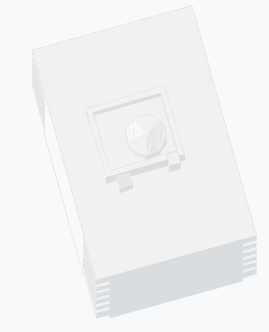
#> input picture f.png, 269 x 332 px
$ python ransac_main.py
#> lines starting #> are read from the running program, lines starting #| are printed output that depends on the picture
### Align.py
'''
Created on Apr 28, 2020

@author: thaih
'''
import numpy as np
from Ransac import *
import cv2
from Affine import *
def extract_SIFT(img):
    img_gray = cv2.cvtColor(img, cv2.COLOR_BGR2GRAY)
    sift = cv2.xfeatures2d.SIFT_create()
    kp, desc = sift.detectAndCompute(img_gray, None)
    kp = np.array([p.pt for p in kp]).T
    return kp, desc
def match_SIFT(descriptor_source, descriptor_target):
    bf = cv2.BFMatcher()
    matches = bf.knnMatch(descriptor_source, descriptor_target, k=2)
    pos = np.array([], dtype=np.int32).reshape((0, 2))
    matches_num = len(matches)
    for i in range(matches_num):
        if matches[i][0].distance <= 0.8 * matches[i][1].distance:
            temp = np.array([matches[i][0].queryIdx, matches[i][0].trainIdx])
            pos = np.vstack((pos, temp))
    return pos
def affine_matrix(s, t, pos):
    s = s[:, pos[:, 0]]
    t = t[:, pos[:, 1]]
    _, _, inliers = ransac_fit(s, t)
    s = s[:, inliers[0]]
    t = t[:, inliers[0]]
    A, t = estimate_affine(s, t)
    M = np.hstack((A, t))
    return M

### ransac_main.py
'''
Created on Apr 28, 2020

@author: thaih
'''
import numpy as np
import cv2
from Ransac import *
from Affine import *
from Align import *

img_source = cv2.imread("f.png")
#> img_source is the input picture: shape (332, 269, 3); mean B, G, R 243.5, 242.8, 242.1
img_target = cv2.imread("Raw_18.png")
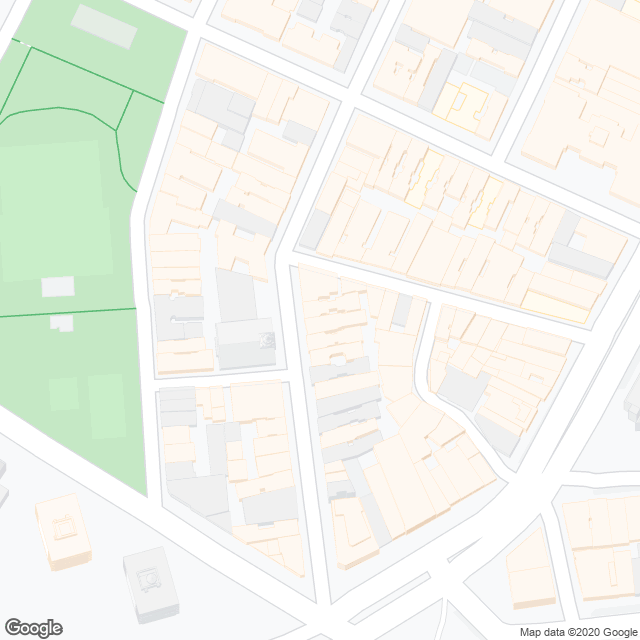
#> input picture Raw_18.png, 640 x 640 px
#> img_target is the input picture: shape (640, 640, 3); mean B, G, R 236.1, 244.3, 241
keypoint_source, descriptor_source = extract_SIFT(img_source)
#> in extract_SIFT, `kp, desc = sift.detectAndCompute(img_gray, None)`: kp = (); desc = None
#> in extract_SIFT, `kp = np.array([p.pt for p in kp]).T`: kp = empty array
#> keypoint_source = empty array
keypoint_target, descriptor_target = extract_SIFT(img_target)
#> in extract_SIFT (call 2), `img_gray = cv2.cvtColor(img, cv2.COLOR_BGR2GRAY)`:
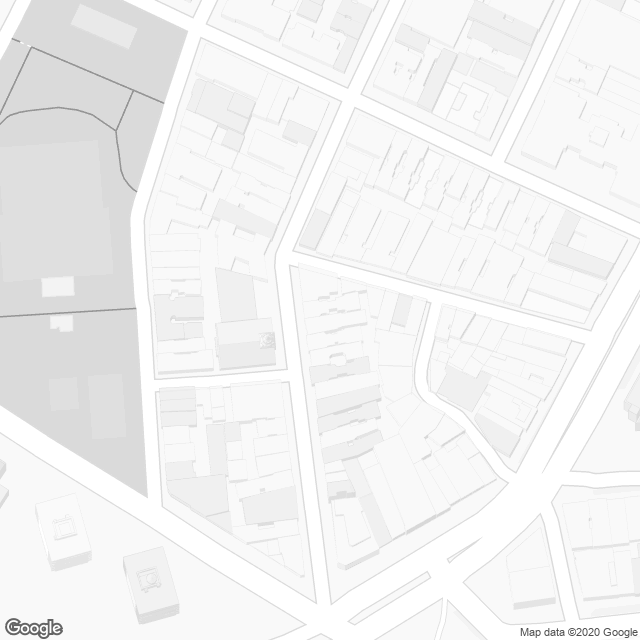
#> img_gray: shape (640, 640); min 77, max 255, mean 242.4
#> in extract_SIFT (call 2), `kp, desc = sift.detectAndCompute(img_gray, None)`: kp = 87 keypoints; strongest (x, y, size): (52, 620, 1.9), (49, 620, 1.8), (44, 629, 2.6), (30, 632, 2)
pos = match_SIFT(descriptor_source, descriptor_target)
#> in match_SIFT, `matches = bf.knnMatch(descriptor_source, descriptor_target, k=2)`: matches = ()
#> in match_SIFT, `matches_num = len(matches)`: matches_num = 0
#> pos = empty array
#> (the run stopped early here; a loop or call above may not have finished)
